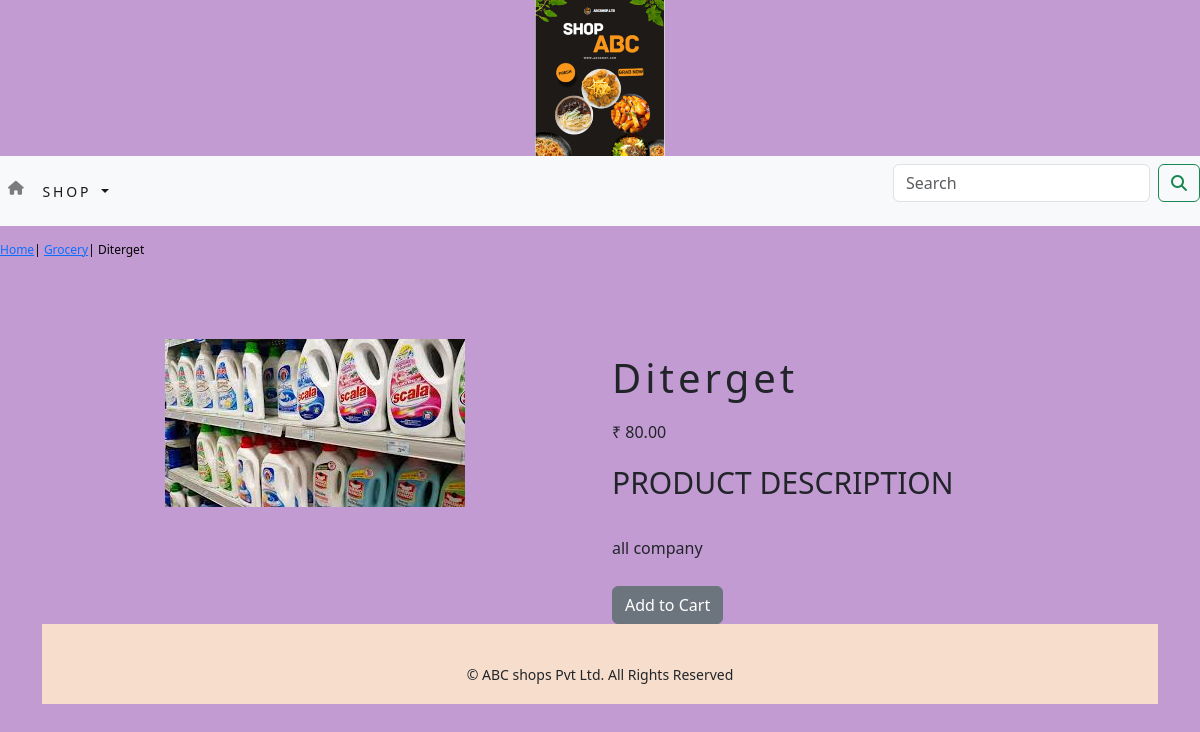
The app's page /shop/Grocery/diterget/ with its own data.
### shop/models.py (models this page shows, shortened)
class Product(models.Model):
    name=models.CharField(max_length=250, unique=True)
    slug=models.SlugField(max_length=250, unique=True)
    description=models.TextField(blank=True)
    price=models.DecimalField(max_digits=10, decimal_places=2)
    category=models.ForeignKey(Category, on_delete=models.CASCADE)
    image=models.ImageField(upload_to='product', blank=True)
    stock=models.IntegerField()
    available=models.BooleanField(default=True)
    created=models.DateTimeField(auto_now_add=True)
    updated=models.DateTimeField(auto_now=True)
    class Meta:
        ordering=('name',)
        verbose_name='product'
        verbose_name_plural='products'

class Category (models.Model):
    name=models.CharField(max_length=250, unique=True)
    slug=models.SlugField(max_length=250, unique=True)
    description=models.TextField(blank=True)
    image=models.ImageField(upload_to='category', blank=True)
    class Meta:
        ordering=('name',)
        verbose_name='category'
        verbose_name_plural='categories'
    def get_url(self):
        return reverse('shop:products_by_category', args=[self.slug])
    def __str__(self):
        return '{}'.format(self.name)

### shop/views.py (the view)
# urls.py: path('<slug:c_slug>/<slug:product_slug>/', views.proDetail, name='prodCatdetail'),
def proDetail(request, c_slug, product_slug):
    try:
        product = Product.objects.get(category__slug=c_slug, slug=product_slug)
    except Exception as e:
        raise e
    return render(request, 'product.html', {'product': product})

### cart/context_processors.py (called while the page is built)
def counter(request):
    item_count = 0
    if 'admin' in request.path:
        return {}
    else:
        try:
            cart = Cart.objects.filter(cart_id=_cart_id(request))
            cart_items = CartItem.objects.all().filter(cart=cart[:1])
            for cart_item in cart_items:
                item_count += cart_item.quantity
        except Cart.DoesNotExist:
            item_count = 0
    return dict(item_count=item_count)

### cart/views.py (called while the page is built)
def _cart_id(request):
    cart = request.session.session_key
    if not cart:
        cart = request.session.create()
    return cart

### shop/context_processors.py (called while the page is built)
def menu_links(request):
    links = Category.objects.all()
    return dict(links=links)

### templates/product.html (shortened to what this page needs)
{% extends 'base.html' %}
{% load static %}
{% block content %}
<div class="row my_prod_row_class">
    <div class="mx_auto">
       <p><a href="{% url 'shop:allProdCat' %}">Home</a>| <a href="{{ product.category.get_url }}">{{ product.category }}</a>| {{ product.name }}</p>
    </div>
</div>
<div class="container">
<br>
<div class="row">
    <div class="col-12 col-sm12 col-md-12 col-lg-6 text-center">
        <div style="min-width: 18rem">
            <img src="{{ product.image.url }}" alt="{{product.name}}">
        </div>
    </div>
    <div class="col-12 col-sm-12 col-12 col-lg-6">
        <div>
            <h1 class="my_prod_title">{{product.name}}</h1>
            <p>₹ {{product.price}}</p>
            <p class="my_title">Product Description</p>
            <p class="text-justify my_prod_text">{{product.description}}</p>
            {% if product.stock <= 0 %}
            <p class="text-justify my_prod_text"><b> Out of Stock </b></p>
            {% else %}
            <a class="btn btn-secondary" href="{% url 'cart:add_cart' product.id %}">Add to Cart </a>
            {% endif %}
        </div>
    </div>
</div>
{% endblock %}

### static/css/custom.css (style rules this page uses)
body { font-family: 'Fira Sans', sans-serif; }
.my_title { font-size: 30px; text-transform: uppercase; letter-spacing: 0em; }
.my_prod_row_class { padding-top: 15px; padding-bottom: 20px }
.my_prod_row_class .mx_auto { color: #000; font-size: 12px; text-decoration: none; }
.my_prod_title { font_size: 16px; letter-spacing: .1em; padding-top: 15px; padding-bottom: 10px; }
.my_prod_text { padding-top: 15px; padding-bottom: 10px; }

### templates/base.html (style rules this page uses)
body { margin: 10px; }
.container { max-width: 1200px; margin: 20px auto; padding: 0 20px; }

### templates/product.html (style rules this page uses)
body { background-color: #C39BD3; }

### records on screen
Product: category "Grocery", name "Diterget", image (picture), price "80.00", description "all company"
